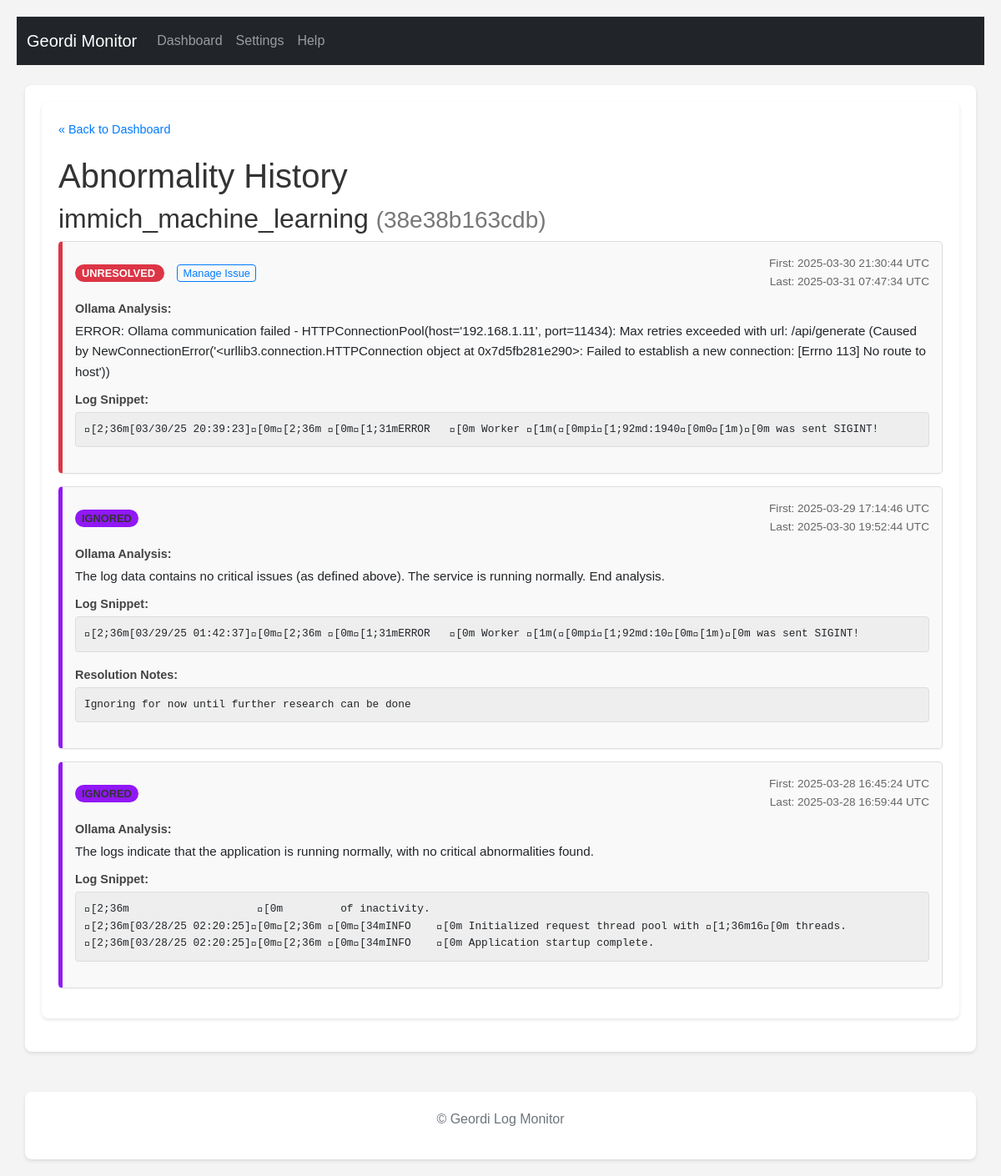
/history/38e38b163cdb0b6fe74c9616f1142133d71b9138a1bd85b8cdad979d6d23bf58, run on the app's committed database.
### tables this page shows
CREATE TABLE abnormalities (
                id INTEGER PRIMARY KEY AUTOINCREMENT,
                container_name TEXT NOT NULL,
                container_id TEXT NOT NULL,
                log_snippet TEXT NOT NULL,
                ollama_analysis TEXT,
                first_detected_timestamp TEXT,
                last_detected_timestamp TEXT,
                status TEXT DEFAULT 'unresolved',
                resolution_notes TEXT,
                UNIQUE(container_id, log_snippet)
            );

### routes/ui_routes.py (the view)
@ui_bp.route('/history/<string:container_id>')
def container_history(container_id):
    if not container_id or not all(c in '0123456789abcdefABCDEF' for c in container_id) or len(container_id) < 12:
        logging.warning(f"Invalid container ID format requested in history: {container_id}")
        abort(404) # Not Found for invalid ID format
    logger.info(f"Fetching history for container_id: {container_id}")
    history_records = db.get_abnormalities_by_container(container_id)
    logger.info(f"Found {len(history_records)} history records for {container_id}.")
    container_name = history_records[0]['container_name'] if history_records else f"Unknown Container (ID: {container_id[:12]}...)"
    display_timezone_obj = get_display_timezone()
    current_color_settings = {}
    try:
        app_settings_local = getattr(current_app, 'app_settings', None)
        if app_settings_local is not None:
             with current_app.settings_lock:
                  current_color_settings = {k: v for k, v in app_settings_local.items() if k.startswith('color_')}
        else:
            logging.error("App settings not found on current_app in history route.")
            flash("Could not load color settings (app state missing).", "warning")
    except AttributeError as e:
        logging.error(f"Failed to access settings lock/dict in history route: {e}")
        flash("Could not load color settings.", "warning")
    except Exception as e:
        logging.exception(f"Unexpected error getting colors in history route: {e}")
        flash("Error loading color settings.", "error")
    return render_template('history.html',
                           records=history_records,
                           container_name=container_name,
                           container_id=container_id,
                           timezone_obj=display_timezone_obj, # Pass timezone object for potential use in template filters
                           color_settings=current_color_settings)

### db.py (called while the page is built)
def _parse_iso_datetime(iso_string):
    if not iso_string: return None
    try:
        if 'Z' in iso_string:
             dt = datetime.datetime.fromisoformat(iso_string.replace('Z', '+00:00'))
        elif '+' in iso_string or '-' in iso_string[10:]: # Check for timezone offset
             dt = datetime.datetime.fromisoformat(iso_string)
        else:
             dt = datetime.datetime.fromisoformat(iso_string).replace(tzinfo=timezone.utc)
        return dt.astimezone(timezone.utc) # Ensure it's always UTC
    except (ValueError, TypeError) as e:
        logging.warning(f"Could not parse ISO timestamp '{iso_string}': {e}. Returning as string.")
        return iso_string

def get_db():
    try:
        os.makedirs(DATABASE_DIR, exist_ok=True)
    except OSError as e:
        logging.error(f"Could not create database directory {DATABASE_DIR}: {e}")
    conn = sqlite3.connect(DATABASE, detect_types=sqlite3.PARSE_DECLTYPES | sqlite3.PARSE_COLNAMES)
    conn.row_factory = sqlite3.Row
    return conn

def _row_to_dict_with_parsed_dates(row):
    if not row: return None
    item = dict(row)
    item['first_detected_timestamp'] = _parse_iso_datetime(item.get('first_detected_timestamp'))
    item['last_detected_timestamp'] = _parse_iso_datetime(item.get('last_detected_timestamp'))
    return item

def get_abnormalities_by_container(container_id, limit=50):
    conn = get_db(); cursor = conn.cursor(); results = []
    try:
        cursor.execute("SELECT * FROM abnormalities WHERE container_id = ? ORDER BY last_detected_timestamp DESC LIMIT ?", (container_id, limit))
        rows = cursor.fetchall()
        for row in rows: results.append(_row_to_dict_with_parsed_dates(row))
        logging.debug(f"Fetched {len(results)} abnormalities for container {container_id[:12]} (limit {limit}).")
    except sqlite3.Error as e: logging.error(f"Error fetching abnormalities for container {container_id[:12]}: {e}")
    finally: conn.close()
    return results

### utils.py (called while the page is built)
def get_display_timezone():
    global SCHEDULER_TIMEZONE # Allow modification on fallback
    try:
        return pytz.timezone(SCHEDULER_TIMEZONE)
    except pytz.exceptions.UnknownTimeZoneError:
        logging.warning(f"Invalid TZ '{SCHEDULER_TIMEZONE}' specified. Using UTC.")
        SCHEDULER_TIMEZONE = "UTC" # Update the global for consistency if needed
        return pytz.utc

### templates/history.html (shortened to what this page needs)
{% extends "base.html" %}
{% block content %}
    <div class="history-container">
        <a href="{{ url_for('ui.index') }}" class="back-link">« Back to Dashboard</a>
        <h1>Abnormality History</h1>
        <h2>{{ container_name }} <small style="color: #777;">({{ container_id[:12] }})</small></h2>
        {% if records %}
            <ul class="history-list">
                {% for record in records %}
                    <li class="history-item" data-status="{{ record.status }}">
                        <div class="history-header">
                            <div>
                                <span class="status-badge status-{{ record.status }}">
                                    {{ record.status | replace('_', ' ') | title }}
                                </span>
                                {% if record.status == 'unresolved' %}
                                    <a href="{{ url_for('ui.manage_abnormality', abnormality_id=record.id) }}" class="manage-link-history">Manage Issue</a>
                                {% endif %}
                            </div>
                            <div class="timestamps">
                                {% if record.first_detected_timestamp %}
                                First: {% if record.first_detected_timestamp and timezone_obj %}
    {{ record.first_detected_timestamp.astimezone(timezone_obj).strftime('%Y-%m-%d %H:%M:%S %Z') }}
{% else %}
    {{ record.first_detected_timestamp if record.first_detected_timestamp else 'N/A' }}
{% endif %}                                    <br>
                                {% endif %}
Last: {% if record.last_detected_timestamp and timezone_obj %}
    {{ record.last_detected_timestamp.astimezone(timezone_obj).strftime('%Y-%m-%d %H:%M:%S %Z') }}
{% else %}
    {{ record.last_detected_timestamp if record.last_detected_timestamp else 'N/A' }}
{% endif %}
                            </div>
                        </div>
                        <div class="detail-block">
                            <strong>Ollama Analysis:</strong>
                            <p>{{ record.ollama_analysis | default('(Not Available)', true) }}</p>
                        </div>
                        <div class="detail-block">
                            <strong>Log Snippet:</strong>
                            <pre>{{ record.log_snippet | default('(Not Available)', true) }}</pre>
                        </div>
                         {% if record.resolution_notes %}
                         <div class="detail-block">
                            <strong>Resolution Notes:</strong>
                            <pre>{{ record.resolution_notes }}</pre>
                        </div>
                         {% endif %}
                    </li>
                {% endfor %}
            </ul>
        {% else %}
            <p>No abnormality history found for this container.</p>
        {% endif %}
    </div>
{% endblock %}

### static/style.css (style rules this page uses)
body { font-family: sans-serif; line-height: 1.6; margin: 20px; background-color: #f4f4f4; }
h1, h2 { color: #333; }
pre { background: #eee; padding: 10px; border-radius: 4px; white-space: pre-wrap; word-wrap: break-word; font-size: 0.9em; max-height: 200px; overflow-y: auto; }
.status-unresolved { color: red; font-weight: bold; }
.status-ignored { color: orange; }

### templates/history.html (style rules this page uses)
.history-container { background: #fff; padding: 20px; border-radius: 8px; box-shadow: 0 2px 4px rgba(0,0,0,0.1); margin-bottom: 20px; max-width: 1200px; margin-left: auto; margin-right: auto; }
.history-list { list-style: none; padding: 0; }
.history-item { background-color: #f9f9f9; border: 1px solid #ddd; border-radius: 5px; margin-bottom: 15px; padding: 15px; box-shadow: 0 1px 3px rgba(0,0,0,0.05); border-left: 5px solid #ccc; }
.history-header { display: flex; justify-content: space-between; align-items: center; margin-bottom: 10px; flex-wrap: wrap; gap: 10px; }
.status-badge { padding: 3px 8px; border-radius: 12px; font-size: 0.8em; font-weight: bold; text-transform: uppercase; color: white; white-space: nowrap; }
.status-unresolved { background-color: red; }
.status-ignored { background-color: orange; color: #333; }
.timestamps { font-size: 0.85em; color: #666; text-align: right; }
.detail-block { margin-bottom: 10px; }
.detail-block strong { display: block; color: #444; margin-bottom: 3px; font-size: 0.9em; }
.detail-block p { margin: 0; font-size: 0.95em; }
.detail-block pre { background: #eee; padding: 10px; border-radius: 4px; white-space: pre-wrap; word-wrap: break-word; font-size: 0.8em; max-height: 200px; overflow-y: auto; border: 1px solid #ddd; font-family: monospace; }
.manage-link-history { font-size: 0.8em; margin-left: 15px; padding: 2px 6px; border: 1px solid #007bff; color: #007bff; text-decoration: none; border-radius: 4px; white-space: nowrap; }
.back-link { display: inline-block; margin-bottom: 20px; color: #007bff; text-decoration: none; font-size: 0.9em; }

### data on the page
abnormalities: container_name "immich_machine_learning", status "UNRESOLVED", first_detected_timestamp.astimezone "2025-03-30 21:30:44 UTC", last_detected_timestamp.astimezone "2025-03-31 07:47:34 UTC", ollama_analysis "ERROR: Ollama communication failed - HTTPConnectionPool(host='192.168.1.11', port=11434): Max retries exceeded with url: /api/generate (Caused by NewConnectionError('<urllib3.connection.HTTPConnection object at 0x7d5fb281e290>: Failed to establish a new connection: [Errno 113] No route to host'))", log_snippet "\u001b[2;36m[03/30/25 20:39:23]\u001b[0m\u001b[2;36m \u001b[0m\u001b[1;31mERROR \u001b[0m Worker \u001b[1m(\u001b[0mpi\u001b[1;92md:1940\u001b[0m0\u001b[1m)\u001b[0m was sent SIGINT!"
abnormalities: status "IGNORED", first_detected_timestamp.astimezone "2025-03-29 17:14:46 UTC", last_detected_timestamp.astimezone "2025-03-30 19:52:44 UTC", ollama_analysis "The log data contains no critical issues (as defined above). The service is running normally. End analysis.", log_snippet "\u001b[2;36m[03/29/25 01:42:37]\u001b[0m\u001b[2;36m \u001b[0m\u001b[1;31mERROR \u001b[0m Worker \u001b[1m(\u001b[0mpi\u001b[1;92md:10\u001b[0m\u001b[1m)\u001b[0m was sent SIGINT!", resolution_notes "Ignoring for now until further research can be done"
abnormalities: status "IGNORED", first_detected_timestamp.astimezone "2025-03-28 16:45:24 UTC", last_detected_timestamp.astimezone "2025-03-28 16:59:44 UTC", ollama_analysis "The logs indicate that the application is running normally, with no critical abnormalities found.", log_snippet "\u001b[2;36m \u001b[0m of inactivity. \u001b[2;36m[03/28/25 02:20:25]\u001b[0m\u001b[2;36m \u001b[0m\u001b[34mINFO \u001b[0m Initialized request thread pool with \u001b[1;36m16\u001b[0m threads. \u001b[2;36m[03/28/25 02:20:25]\u001b[0m\u001b[2;36m \u001b[0m\u001b[34mINFO \u001b[0m Application startup complete."

### other printed values
{{ container_id[:12] }} "38e38b163cdb"
